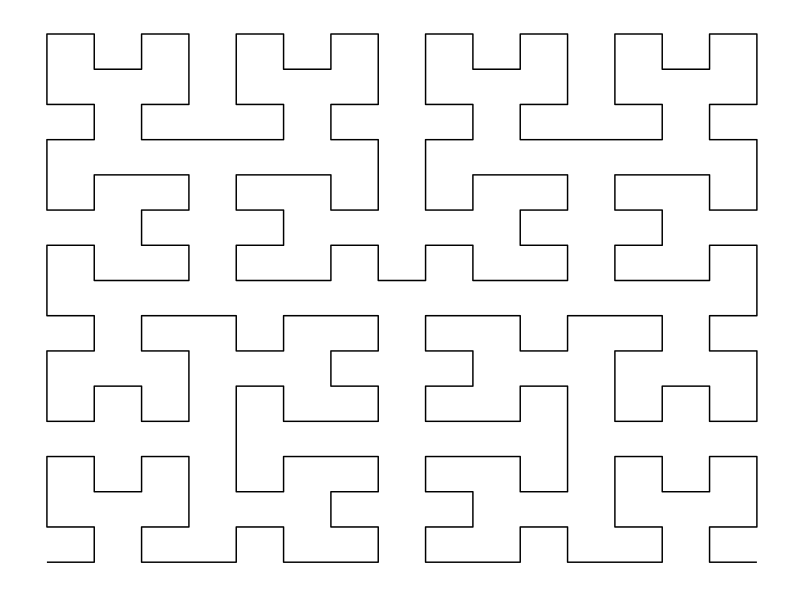

Reproduce this figure in R.
library(reshape2)  # нужна для функции melt
library(dplyr)  # для rename и arrange
library(ggplot2)  # отрисовка

# опции отрисовки кривой Гильберта
opt = theme(legend.position="none",
            panel.background=element_rect(fill="white"),
            panel.grid=element_blank(),
            axis.ticks=element_blank(),
            axis.title=element_blank(),
            axis.text=element_blank()
)

# Что происходит в цикле? Создается квадратная матрица m:
# - номер строки матрицы: координата x;
# - номер столбца матрицы: координата y.
# Получаем наборы координат (1,1), (2,1) и т.п.
# - элементы матрицы показывают порядок перехода к конкретной координате.
# Результат выполнения функции: таблица с координатами x, y и порядок их прохождения при отрисовке (order).
# Каждая следующая координата соединяется с предыдущей, образуя линию.
# Множество линий образует кривую Гильберта.

hilbert <- function(n) {
    # n - порядок кривой Гильберта

    m <- matrix(1)
    for (i in 1:n) {
        part <- cbind(t(m), m + nrow(m)^2)
        m <- rbind(part, (2*nrow(m))^2 - part[nrow(m):1,] + 1)
    }

    # Развернуть матрицу m в три столбца: x, y и порядок их имплементации.
    melt(m) %>% plyr::rename(c("Var1" = "x", "Var2" = "y", "value"="order")) %>% arrange(order)
}

# geom_path() соединяет наблюдения в том порядке, в котором они появляются в данных.
iteration = 4
ggplot(hilbert(iteration), aes(x, y)) + geom_path() + opt
